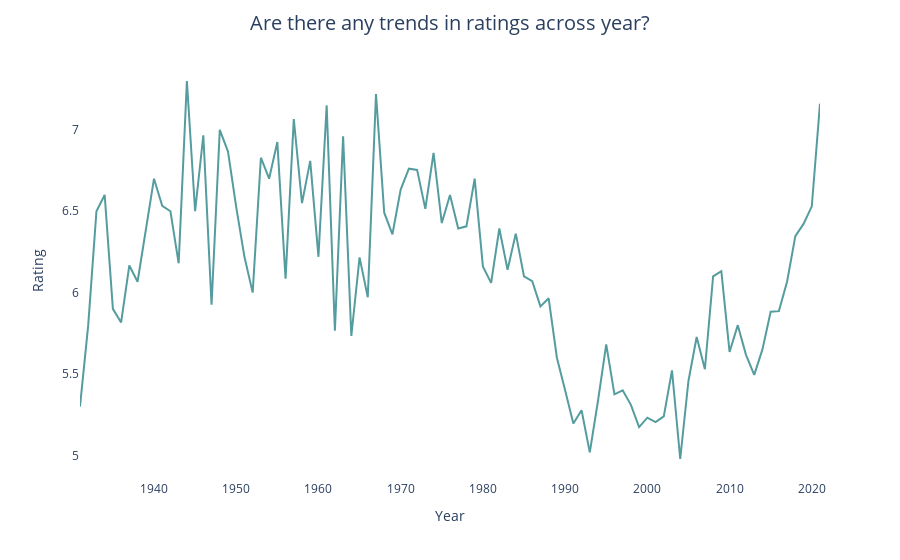

Here is the notebook cell this chart was saved with:
### Markdown cell above
## Trend in Rating across Year

### Code cell
# Group data by Year and calculate the average rating
average_rating_by_year = df.groupby('Year')['Rating'].mean().reset_index()

# Create the line plot with Plotly Express
fig = px.line(average_rating_by_year, x='Year', y='Rating', color_discrete_sequence=['#559C9E'])
fig.update_layout(title='Are there any trends in ratings across year?', title_x=0.5, title_pad=dict(t=20), title_font=dict(size=20), xaxis_title='Year', yaxis_title='Rating', xaxis=dict(showgrid=False), yaxis=dict(showgrid=False), plot_bgcolor = 'white')
fig.show()

### Figure 1 — Plotly figure (JSON) as saved in the notebook; plotly's stock layout.template omitted (floating-point values rounded to 4 significant figures)
{"data": [{"hovertemplate": "Year=%{x}<br>Rating=%{y}<extra></extra>", "legendgroup": "", "line": {"color": "#559C9E", "dash": "solid"}, "marker": {"symbol": "circle"}, "mode": "lines", "name": "", "orientation": "v", "showlegend": false, "type": "scatter", "x": [1931, 1932, 1933, 1934, 1935, 1936, 1937, 1938, 1940, 1941, 1942, 1943, 1944, 1945, 1946, 1947, 1948, 1949, 1950, 1951, 1952, 1953, 1954, 1955, 1956, 1957, 1958, 1959, 1960, 1961, 1962, 1963, 1964, 1965, 1966, 1967, 1968, 1969, 1970, 1971, 1972, 1973, 1974, 1975, 1976, 1977, 1978, 1979, 1980, 1981, 1982, 1983, 1984, 1985, 1986, 1987, 1988, 1989, 1990, 1991, 1992, 1993, 1994, 1995, 1996, 1997, 1998, 1999, 2000, 2001, 2002, 2003, 2004, 2005, 2006, 2007, 2008, 2009, 2010, 2011, 2012, 2013, 2014, 2015, 2016, 2017, 2018, 2019, 2020, 2021], "xaxis": "x", "y": [5.3, 5.8, 6.5, 6.6, 5.9, 5.817, 6.167, 6.067, 6.7, 6.533, 6.5, 6.18, 7.3, 6.5, 6.967, 5.925, 7, 6.867, 6.525, 6.22, 6, 6.829, 6.7, 6.925, 6.086, 7.067, 6.55, 6.809, 6.22, 7.15, 5.767, 6.96, 5.733, 6.217, 5.971, 7.22, 6.491, 6.358, 6.633, 6.762, 6.754, 6.514, 6.858, 6.427, 6.6, 6.393, 6.407, 6.7, 6.161, 6.06, 6.394, 6.14, 6.362, 6.1, 6.071, 5.915, 5.965, 5.6, 5.4, 5.195, 5.277, 5.019, 5.336, 5.682, 5.375, 5.4, 5.311, 5.174, 5.232, 5.204, 5.24, 5.523, 4.978, 5.457, 5.728, 5.529, 6.1, 6.132, 5.635, 5.8, 5.618, 5.495, 5.651, 5.882, 5.886, 6.069, 6.347, 6.422, 6.53, 7.161], "yaxis": "y"}], "layout": {"legend": {"tracegroupgap": 0}, "margin": {"t": 60}, "plot_bgcolor": "white", "title": {"font": {"size": 20}, "pad": {"t": 20}, "text": "Are there any trends in ratings across year?", "x": 0.5}, "xaxis": {"anchor": "y", "domain": [0, 1], "showgrid": false, "title": {"text": "Year"}}, "yaxis": {"anchor": "x", "domain": [0, 1], "showgrid": false, "title": {"text": "Rating"}}}}
